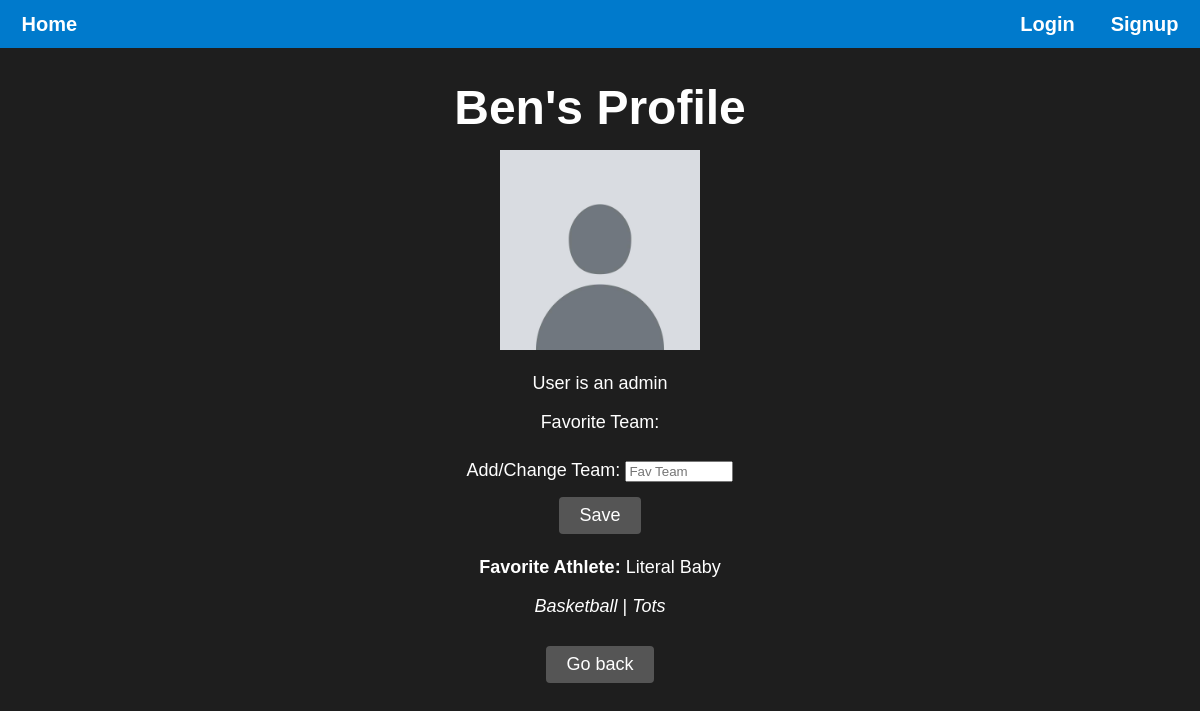
Page /user/Ben/ on the earlier database version.
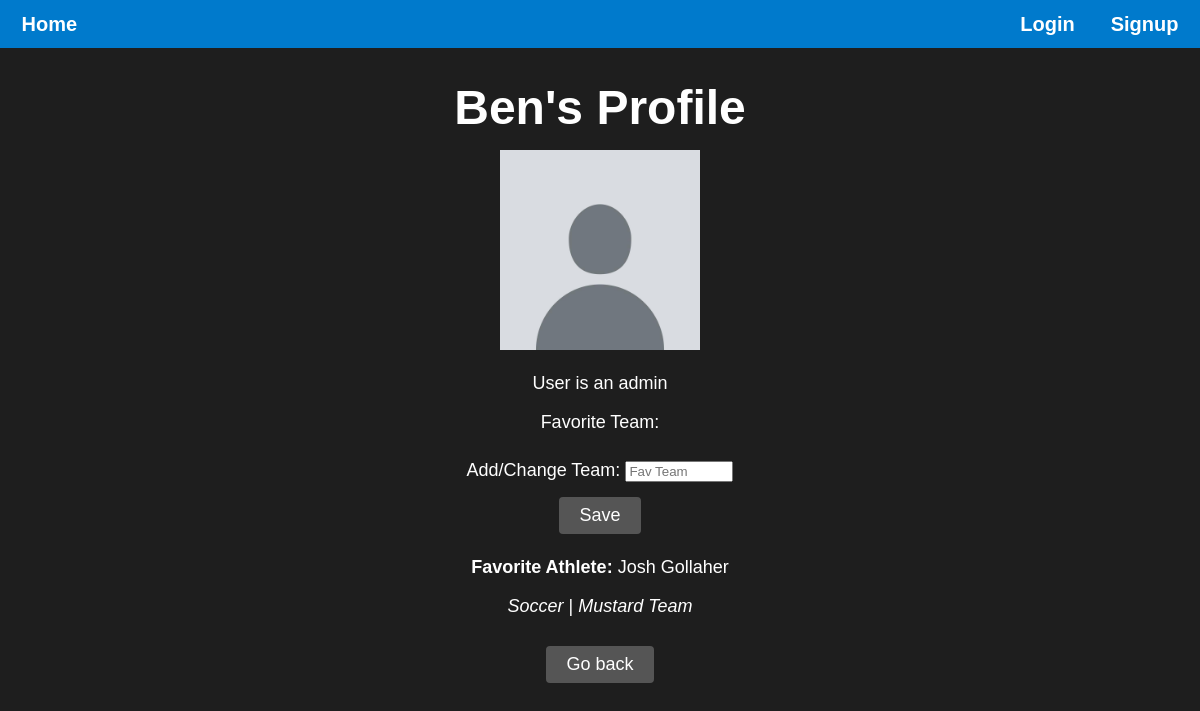
Same page on the later database version.
### main/models.py (models this page shows, shortened)
class User(models.Model):
    userName = models.CharField(max_length=20, primary_key=True)
    passWord = models.CharField(max_length=20)
    isAdmin = models.BooleanField(default=False)
    teamName = models.CharField(max_length=20, blank=True)
    userView = models.IntegerField(default=1, blank=True)
    favAthlete = models.ForeignKey(Athlete, on_delete=models.CASCADE, null=True, blank=True)

class Athlete(models.Model):
    SPORT_CHOICES = [
        ('baseball', 'baseball'),
        ('basketball', 'basketball'),
        ('soccer', 'soccer'),
        ('football', 'football'),
    ]
    id = models.AutoField(primary_key=True)
    firstName = models.CharField(max_length=20, default='N/A')
    lastName = models.CharField(max_length=20, default='N/A')
    height = models.CharField(max_length=5, default='N/A',blank=True, null=True)
    weight = models.IntegerField(blank=True, null=True)
    birthDate = models.DateField(blank=True, null=True)
    age = models.IntegerField(blank=True, null=True)
    wins = models.IntegerField(blank=True, null=True)
    losses = models.IntegerField(blank=True, null=True)
    joinYear = models.IntegerField(blank=True, null=True)
    sport = models.CharField(max_length=20, choices=SPORT_CHOICES, default='Baseball')
    teamName = models.CharField(max_length=20, default='N/A')
    position = models.CharField(max_length=20, default='N/A', blank=True, null=True)
    gamesPlayed = models.IntegerField(default=0, blank=True, null=True)
    numViews = models.IntegerField(default=0, blank=True, null=True)

### main/views.py (the view)
# urls.py: path("user/<str:user_name>/", views.user_page, name="user_page"),
def user_page(request, user_name):
    logged_in = request.session.get('logged_in', False)
    curr_user_name = request.session.get('curr_user_name', "")
    user = get_object_or_404(User, pk=user_name)
    invalid_info = False
    form = ProfileForm()
    if request.method == "POST":
        form = ProfileForm(request.POST)
        if form.is_valid():
            favorite_team = form.cleaned_data["fav_team"]
            user.teamName = favorite_team
            user.save()
        else:
            form = ProfileForm()
            invalid_info = True
    else:
        form = ProfileForm()
    context = {
        "user": user,
        "form": form,
        "invalid_info": invalid_info,
        "logged_in": logged_in,
        "curr_user_name": curr_user_name
    }
    return render(request, "main/user_page.html", context)

### main/forms.py
class ProfileForm(forms.Form):
    fav_team = forms.CharField(
        label="Add/Change Team",
        max_length=20,
        widget=forms.TextInput(attrs={'placeholder': 'Fav Team', 'style': 'width: 100px;'})
    )

### main/templates/main/user_page.html (shortened to what this page needs)
{% load static %}
<!DOCTYPE html>
<html lang="en">
<head>
    <link rel="stylesheet" href="{% static 'styles.css' %}" />
</head>
<body>
    <div class="header">
        <p><a href="{% url 'landing_page' %}">Home</a></p>
        <div class="header-container">
            {% if not logged_in %}
            <p><a href="{% url 'login_page' %}">Login</a></p>
            <p><a href="{% url 'signup_page' %}">Signup</a></p>
            {% else %}
            <p><a href="{% url 'logout' %}">Logout</a></p>
            <p><a href="{% url 'user_page' curr_user_name %}">Profile</a></p>
            {% endif %}
        </div>
    </div>
    <h1>{{ user.userName }}'s Profile</h1>
    <div class="profile-container">
        <img src="{% static "images/default_picture.jpg" %}" style="width: 200px; height: auto;">
        {% if user.isAdmin %}
        <p>User is an admin</p>
        {% else %}
        <p>User is not an admin</p>
        {% endif %}
        <p>Favorite Team: {{ user.teamName }}</p>
        <section class="favorite-athlete-section">
            <form method="post" class="favorite-athlete-form">
                {{ form }}
                <button type="submit" class="btn-secondary">Save</button>
            </form>
            {% if user.favAthlete %}
            <div class="favorite-athlete-info">
                <p><strong>Favorite Athlete:</strong> {{ user.favAthlete.firstName }} {{ user.favAthlete.lastName }}</p>
                <p><em>{{ user.favAthlete.sport|capfirst }}</em> | <em>{{ user.favAthlete.teamName }}</em></p>
            </div>
            {% else %}
            <p>No favorite athlete selected.</p>
            {% endif %}
        </section>
        <div class="additional-buttons">
            <form action="{% url 'landing_page' %}" method="get">
                <button type="submit" class="btn-secondary">Go back</button>
            </form>
        </div>
    </div>
</body>

Differences in the rows shown:
changed User "Ben": favAthlete.firstName "Literal" → "Josh"; favAthlete.lastName "Baby" → "Gollaher"; favAthlete.sport "Basketball" → "Soccer"; favAthlete.teamName "Tots" → "Mustard Team"
